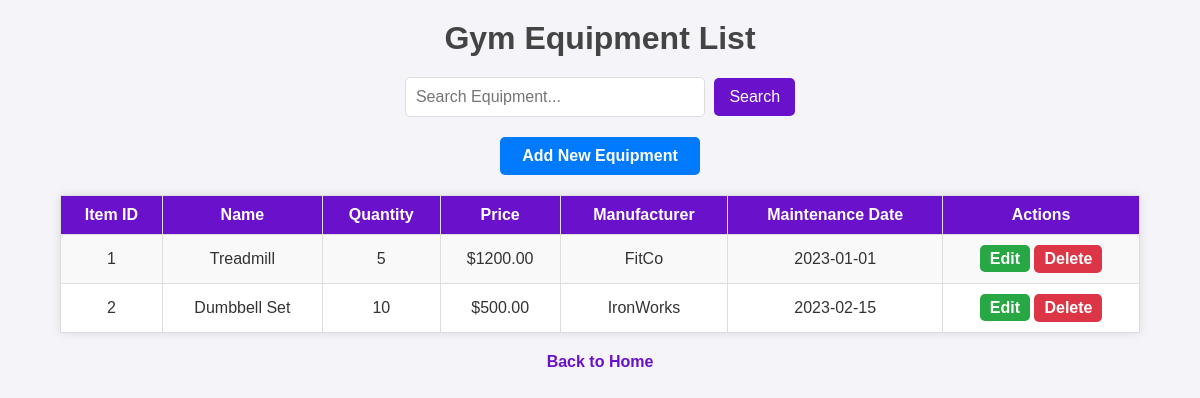
The app's page /view_equipment with its own data.
### tables this page shows
CREATE TABLE Gym_Equipment (
        item_id INTEGER PRIMARY KEY,
        name TEXT NOT NULL,
        quantity INTEGER,
        price REAL,
        manufacturer TEXT,
        maintenance_date DATE
    );

### app.py (the view)
@app.route('/view_equipment')
def view_equipment():
    conn = sqlite3.connect('gym_management_system.db')
    conn.row_factory = sqlite3.Row
    cursor = conn.cursor()
    cursor.execute('SELECT * FROM Gym_Equipment')
    equipment = cursor.fetchall()
    conn.close()
    return render_template('view_equipment.html', equipment=equipment)

### templates/view_equipment.html (shortened to what this page needs)
<!DOCTYPE html>
<html lang="en">
<head>
</head>
<body>
    <h1>Gym Equipment List</h1>
    <form method="GET" action="{{ url_for('search_equipment') }}">
        <input type="text" name="query" placeholder="Search Equipment..." required>
        <button type="submit">Search</button>
    </form>
    <a href="{{ url_for('add_equipment') }}" class="add">Add New Equipment</a>
    <table>
        <tr>
            <th>Item ID</th>
            <th>Name</th>
            <th>Quantity</th>
            <th>Price</th>
            <th>Manufacturer</th>
            <th>Maintenance Date</th>
            <th>Actions</th>
        </tr>
        {% for item in equipment %}
        <tr>
            <td>{{ item['item_id'] }}</td>
            <td>{{ item['name'] }}</td>
            <td>{{ item['quantity'] }}</td>
            <td>${{ "%.2f"|format(item['price']) }}</td>
            <td>{{ item['manufacturer'] }}</td>
            <td>{{ item['maintenance_date'] }}</td>
            <td>
                <a href="{{ url_for('edit_equipment', item_id=item['item_id']) }}" class="btn edit">Edit</a>
                <form action="{{ url_for('delete_equipment', item_id=item['item_id']) }}" method="POST" style="display:inline;">
                    <button type="submit" class="btn delete" onclick="return confirm('Are you sure you want to delete this equipment?');">Delete</button>
                </form>
            </td>
        </tr>
        {% endfor %}
    </table>
    <a href="{{ url_for('index') }}" class="back-home">Back to Home</a>
</body>
</html>

### templates/view_equipment.html (style rules this page uses)
body { font-family: Arial, sans-serif; margin: 0; padding: 0; background-color: #f4f4f9; color: #333; }
h1 { text-align: center; color: #444; margin: 20px 0; }
form { text-align: center; margin-bottom: 20px; }
input[type="text"] { padding: 10px; font-size: 16px; width: 300px; border: 1px solid #ddd; border-radius: 5px; margin-right: 5px; box-sizing: border-box; }
button { background-color: #6a11cb; color: white; border: none; padding: 10px 15px; font-size: 16px; cursor: pointer; border-radius: 5px; }
.add { display: block; width: 200px; margin: 20px auto; background-color: #007bff; color: white; text-align: center; padding: 10px 0; border-radius: 5px; text-decoration: none; font-weight: bold; transition: background 0.3s; }
table { width: 90%; margin: 20px auto; border-collapse: collapse; background-color: white; box-shadow: 0 0 10px rgba(0, 0, 0, 0.1); }
th, td { padding: 10px; border: 1px solid #ddd; text-align: center; }
th { background-color: #6a11cb; color: white; }
tr:nth-child(even) { background-color: #f9f9f9; }
.btn { padding: 5px 10px; color: white; border: none; border-radius: 5px; cursor: pointer; text-decoration: none; font-weight: bold; }
.edit { background-color: #28a745; }
.delete { background-color: #dc3545; }
.back-home { display: block; text-align: center; margin: 20px; font-size: 16px; color: #6a11cb; font-weight: bold; text-decoration: none; }

### records on screen
Gym_Equipment: item_id "1", name "Treadmill", quantity "5", price "1200.00", manufacturer "FitCo", maintenance_date "2023-01-01"
Gym_Equipment: item_id "2", name "Dumbbell Set", quantity "10", price "500.00", manufacturer "IronWorks", maintenance_date "2023-02-15"
